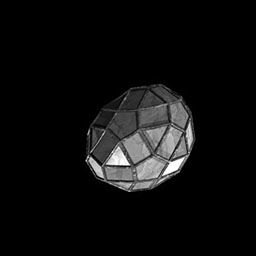
%> input picture Co-registration-TOOL/ssim/Images/facet256_T.jpg, 256 x 256 px
$ octave TestWaveletLM.m   (GNU Octave 9; MATLAB toolbox functions it lacks are replaced by stand-ins)
%> lines starting %> are read from the running program, lines starting %| are printed output that depends on the picture
### Co-registration-TOOL/ssim/WaveletBases/start.m
function base=start(nw,J)
%> called with nw = 3, J = 9
m=nw;
cm=4; for i=2*m-1:-1:m, cm=cm*i/4; end
cm=cm^2;
a = zeros(m,1);

for n=1:m
	aa=(-1)^(n+1)*cm/(2*n-1);
	for i=m-n:-1:2, aa=aa/i; end
	for i=m+n-1:-1:2, aa=aa/i; end
	a(n)=aa/2;
end

L=2*nw-1;
P=L;
J0=ceil(log2(L));

if(J<J0), J=J0; end;

THETA=[refine(a,0,J) refine(a,1,J) refine(a,2,J)];

base.a = a;
base.THETA = THETA;
base.J=J;
base.L=L;
base.P=P;
base.J0=J0;

### Co-registration-TOOL/ssim/OldWavelets/refine.m
function v = refine(a,id,maxlev)
%> called with a = [0.586; -0.0977; 0.0117], id = 0, maxlev = 9
nw=length(a); L=2*nw-1;
v=valori(a,id);  % niveau 0
h=2^id*filtro(a);

for j=1:maxlev
	step=2^(j-1);
	odd=zeros((length(v)+1)/step,step-1);
	for ioffset=1:step-1
		odd(:,ioffset)=v(ioffset:step:length(v));
	end
	even=v(step:step:length(v));
	v=zeros(L*2^(j+1)-1,1);
	if(j>1),
	odd=convn(odd,h);
	end
	even=conv(even,h);
	for ioffset=1:step-1
		v(ioffset:step:length(v))=odd(:,ioffset);
	end
	v(step:step:length(v))=even;
end

### Co-registration-TOOL/ssim/OldWavelets/valori.m
function v=valori(a,id)
nw = max(size(a)); l=2*nw-1;
if(id==0), v=zeros(2*l-1,1);v(l)=1;
else
	fs=2^id;
	am = zeros(2*l,2*l-1);
	b=zeros(2*l,1);
	v=zeros(l,1);
	for il=-l+1:l-1
		if((2*il>-l)&(2*il<l)), am(il+l,2*il+l)=fs; end
		for k=1:nw
			i1=2*il-2*k+1; i2=2*il+2*k-1;
			if((i1>-l)&(i1<l)), am(il+l,i1+l)=fs*a(k); end
			if((i2>-l)&(i2<l)), am(il+l,i2+l)=fs*a(k); end
		end
	end

	for il=-l+1:l-1
		am(2*l,il+l)=il^id;
	end

	for il=1:2*l-1,
		am(il,il)=am(il,il)-1;
	end


	b(2*l)=factorial(id)*(-1)^id;

	v = am \ b;
end

### Co-registration-TOOL/ssim/WaveletBases/AIrefine.m
function v = AIrefine(base,maxlev)
%> called with maxlev = 10
%   function v = AIrefine(base,maxlev)


D = base.D; h = base.h;


 A = zeros(2*D,2*D);
 for n=-D+1:D,
     for l = max(-D+1,2*n-D-1):min(2*n+D,D)
        A(n+D,l+D)=h(2*n-l+D+1);
     end
 end

 [Evec,Eval]=eig(A);
 logi = (1.-1.e-10<diag(Eval))&(1.+1.e-10>diag(Eval));

 v = Evec(:,logi);
 v = v/sum(v);

 v = [0; v; 0];

% v = zeros(2*D+2,1);
% v(D+1)=1;

h=h/2;


for j=1:maxlev
	step=2^(j-1);
    even = zeros(2*D+2,step);
	for ioffset=0:step-1
        l = length(v(ioffset+1:step:length(v)));
		even(1:l,ioffset+1)=v(ioffset+1:step:length(v));
    end

	v=zeros((2*D+1)*2^j+1,1);
	even=convn(even,2*h);
	for ioffset=0:step-1
        l = length(v(ioffset+1:step:length(v)));
		v(ioffset+1:step:length(v))=even(1:l,ioffset+1);
	end
end

### Co-registration-TOOL/ssim/WaveletBases/AIderivative.m
function v = AIderivative(base,maxlev)
%> called with maxlev = 10
%UNTITLED Summary of this function goes here
%   Detailed explanation goes here

D = base.D;
h = base.h;


A = zeros(2*D,2*D);
for n=-D+1:D,
    for l = max(-D+1,2*n-D-1):min(2*n+D,D)
       A(n+D,l+D)=h(2*n-l+D+1);
    end
end

[Evec,Eval]=eig(A);
logi = (0.5-1.e-10<diag(Eval))&(0.5+1.e-10>diag(Eval));

v = Evec(:,logi);
v = v/(0.5*(1 - 2*(-D+1:D))*v);

v = [0; v; 0];

for j=1:maxlev
	step=2^(j-1);
    even = zeros(2*D+2,step);
	for ioffset=0:step-1
        l = length(v(ioffset+1:step:length(v)));
		even(1:l,ioffset+1)=v(ioffset+1:step:length(v));
    end

	v=zeros((2*D+1)*2^j+1,1);
	even=convn(even,2*h);
	for ioffset=0:step-1
        l = length(v(ioffset+1:step:length(v)));
		v(ioffset+1:step:length(v))=even(1:l,ioffset+1);
	end
end

### Co-registration-TOOL/ssim/matrix2vector.m
function v = matrix2vector(M,L)
%UNTITLED2 Summary of this function goes here
%   Detailed explanation goes here

v = zeros(size(L,1)*size(L,2),1);

for i = 1:size(L,2)
    v(L(:,i))=M(:,i);
end

end

### Co-registration-TOOL/ssim/WaveletBases/AIstart.m
function base=AIstart(D,J)

base.type = 'AI';
base.D = D;
base.J = J;

switch D
    case 2
h = [-1/8;1/8;1;1;1/8;-1/8];
    case 4
h = [3/128;-3/128;-11/64;11/64;1;1;11/64;-11/64;-3/128;3/128];
    case 6
h = [-5/1024;5/1024;44/1024;-44/1024;-201/1024;201/1024;1;1;201/1024;...
    -201/1024;-44/1024;44/1024;5/1024;-5/1024];
    case 8
h = MakeAIFilter(8);
    otherwise
        disp('Invalid D - setting D = 2');
        D=2; h = [-1/8;1/8;1;1;1/8;-1/8];
end

base.h = h;

J0=ceil(log2(D));

if(J<J0), J=J0; end;

PHI=[AIrefine(base,J) AIderivative(base,J)];

base.PHI = PHI;
base.P=0;
base.J0=J0;

### Co-registration-TOOL/ssim/quadgrid.m
function griglia = quadgrid(J)
%UNTITLED Summary of this function goes here
%   Detailed explanation goes here

griglia.npoints=4^J;

griglia.j = (J+1)*ones(griglia.npoints,1);

v=(1:2:2*2^J-1);
ky=repmat(v,2^J,1);
ky=reshape(ky,4^J,1);
kx=repmat(v',1,2^J);
kx=reshape(kx,4^J,1);

% griglia.j(1:(2^j0+1)^2)=j0*ones((2^j0+1)^2,1);
griglia.kx=kx;
griglia.ky=ky;
griglia.x = griglia.kx./(2.^griglia.j);
griglia.y = griglia.ky./(2.^griglia.j);


end

### Co-registration-TOOL/ssim/filtro.m
function h=filtro(a)
nw=max(size(a)); L=2*nw-1;
h=zeros(2*L+1,1);
h(L+1)=1;
h(L+2:2:2*L+1)=a;
h(L:-2:1)=a;

### Co-registration-TOOL/ssim/OldTests/TestWaveletLM.m
clear all
global spazio spazio_im griglia R Xi Yi Ti Dxi Dyi Li Mass jmax AIbase

figure(1); clf
%jmax: risoluzione con cui si valuta PHI

jmax=10;

base=start(3,9);
AIbase=AIstart(4,jmax);

j = 8;
griglia = quadgrid(j); % "pixel"


% R = imread('Images/africasculpt128_T1.jpg');
R = imread('Images/facet256_T.jpg');
%> R is the input picture: size 256x256 uint8; min 0, max 255, mean 13.9

R = double(R)/256;
%> R: size 256x256 double

% T = imread('Images/africasculpt128.jpg');
T = imread('Images/facet256.jpg');
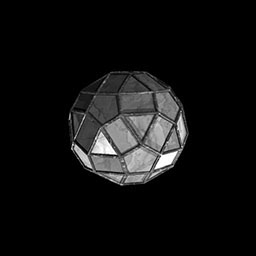
%> input picture Co-registration-TOOL/ssim/Images/facet256.jpg, 256 x 256 px
%> T is the input picture: size 256x256 uint8; min 0, max 255, mean 16.9

T = double(T)/256;
%> T: size 256x256 double

S = conv2 (T, ones (5, 5) / 25, 'same');
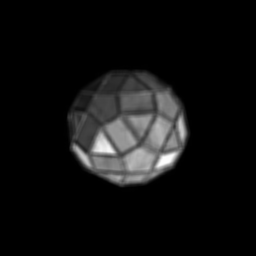
%> S: size 256x256 double; min 0, max 0.992, mean 0.0659
[Dxi, Dyi] = gradient (S);
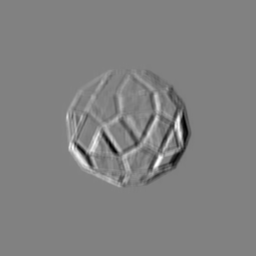
%> Dxi: size 256x256 double; min -0.142, max 0.137, mean -1.06e-22; drawn with min black and max white
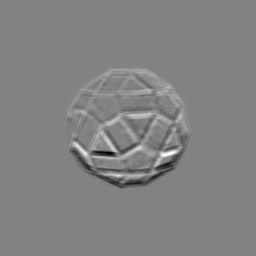
%> Dyi: size 256x256 double; min -0.164, max 0.156, mean -8.66e-20; drawn with min black and max white


% R = reference(griglia.x,griglia.y);
% T = template(griglia.x,griglia.y,0);

h = 1/2.^j;

xt=(h/2:h:1-h/2);
yt=(h/2:h:1-h/2);


% dati per l'interpolazione
[Xi,Yi]=meshgrid(xt,yt);

Li = griddata(griglia.x,griglia.y,(1:griglia.npoints)',Xi,Yi);
Ti = T;

figure(1)
subplot(2,2,1); imshow(R); title('Reference image');
subplot(2,2,2); imshow(T); title('Template image');


T = matrix2vector(Ti,Li);
%> the run ends on the next line
